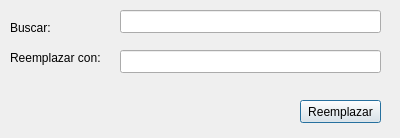
<?xml version="1.0" encoding="UTF-8"?>
<ui version="4.0">
 <class>Dialog</class>
 <widget class="QDialog" name="Dialog">
  <property name="geometry">
   <rect>
    <x>0</x>
    <y>0</y>
    <width>400</width>
    <height>138</height>
   </rect>
  </property>
  <property name="windowTitle">
   <string>Dialog</string>
  </property>
  <property name="modal">
   <bool>true</bool>
  </property>
  <widget class="QLabel" name="label">
   <property name="geometry">
    <rect>
     <x>10</x>
     <y>20</y>
     <width>57</width>
     <height>15</height>
    </rect>
   </property>
   <property name="text">
    <string>Buscar:</string>
   </property>
  </widget>
  <widget class="QLineEdit" name="lineEdit">
   <property name="geometry">
    <rect>
     <x>120</x>
     <y>10</y>
     <width>261</width>
     <height>23</height>
    </rect>
   </property>
  </widget>
  <widget class="QLabel" name="label_2">
   <property name="geometry">
    <rect>
     <x>10</x>
     <y>50</y>
     <width>111</width>
     <height>16</height>
    </rect>
   </property>
   <property name="text">
    <string>Reemplazar con:</string>
   </property>
  </widget>
  <widget class="QLineEdit" name="lineEdit_2">
   <property name="geometry">
    <rect>
     <x>120</x>
     <y>50</y>
     <width>261</width>
     <height>23</height>
    </rect>
   </property>
  </widget>
  <widget class="QPushButton" name="qpBtnReemplazar">
   <property name="geometry">
    <rect>
     <x>300</x>
     <y>100</y>
     <width>81</width>
     <height>23</height>
    </rect>
   </property>
   <property name="text">
    <string>Reemplazar</string>
   </property>
  </widget>
 </widget>
 <resources/>
 <connections/>
</ui>
